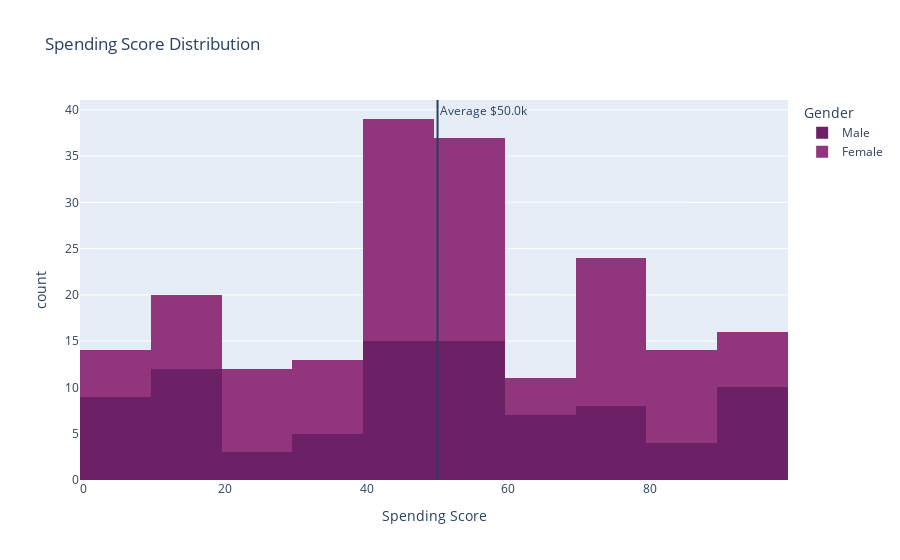

The code cell stored with this chart in its notebook:
### Code cell
avg_cost = clean_data['Spending Score'].mean().round(0)

fig = px.histogram(
    clean_data, 
    x = 'Spending Score',
    color='Gender',
    # labels={'comb08': "Annual Fuel Cost"},
    nbins=10,
    title='Spending Score Distribution',
    color_discrete_sequence=px.colors.sequential.Magenta_r,
)
fig.add_vline(
    x = avg_cost,
    annotation_text = f'Average ${avg_cost}k'
)
fig.show()

### Figure 1 — Plotly figure (JSON) as saved in the notebook; plotly's stock layout.template omitted (floating-point values rounded to 4 significant figures)
{"data": [{"alignmentgroup": "True", "bingroup": "x", "hovertemplate": "Gender=Male<br>Spending Score=%{x}<br>count=%{y}<extra></extra>", "legendgroup": "Male", "marker": {"color": "rgb(108, 33, 103)", "pattern": {"shape": ""}}, "name": "Male", "nbinsx": 10, "offsetgroup": "Male", "orientation": "v", "showlegend": true, "type": "histogram", "x": [39, 81, 3, 14, 13, 79, 66, 29, 35, 73, 73, 82, 61, 4, 4, 92, 92, 36, 60, 60, 41, 46, 46, 56, 55, 51, 59, 59, 55, 47, 54, 48, 51, 55, 41, 46, 41, 49, 52, 42, 49, 59, 55, 56, 46, 43, 48, 52, 46, 56, 91, 35, 95, 11, 75, 9, 75, 5, 73, 10, 93, 12, 97, 36, 90, 17, 88, 1, 1, 5, 26, 20, 63, 13, 75, 10, 92, 15, 69, 14, 90, 15, 97, 68, 8, 74, 18, 83], "xaxis": "x", "yaxis": "y"}, {"alignmentgroup": "True", "bingroup": "x", "hovertemplate": "Gender=Female<br>Spending Score=%{x}<br>count=%{y}<extra></extra>", "legendgroup": "Female", "marker": {"color": "rgb(145, 53, 125)", "pattern": {"shape": ""}}, "name": "Female", "nbinsx": 10, "offsetgroup": "Female", "orientation": "v", "showlegend": true, "type": "histogram", "x": [6, 77, 40, 76, 6, 94, 72, 99, 15, 77, 35, 98, 5, 14, 32, 31, 87, 73, 14, 81, 17, 73, 26, 75, 35, 61, 28, 65, 55, 47, 42, 42, 52, 54, 45, 50, 51, 52, 59, 50, 48, 47, 42, 49, 56, 53, 52, 42, 44, 57, 58, 55, 60, 46, 55, 40, 42, 47, 50, 41, 48, 42, 50, 54, 42, 48, 50, 43, 59, 43, 57, 40, 58, 29, 77, 34, 71, 88, 7, 72, 5, 40, 87, 74, 22, 20, 76, 16, 89, 78, 73, 35, 83, 93, 75, 95, 27, 13, 86, 32, 86, 88, 39, 24, 17, 85, 23, 69, 91, 16, 79, 28], "xaxis": "x", "yaxis": "y"}], "layout": {"annotations": [{"showarrow": false, "text": "Average $50.0k", "x": 50, "xanchor": "left", "xref": "x", "y": 1, "yanchor": "top", "yref": "y domain"}], "autosize": true, "barmode": "relative", "legend": {"title": {"text": "Gender"}, "tracegroupgap": 0}, "shapes": [{"type": "line", "x0": 50, "x1": 50, "xref": "x", "y0": 0, "y1": 1, "yref": "y domain"}], "title": {"text": "Spending Score Distribution"}, "xaxis": {"anchor": "y", "autorange": true, "domain": [0, 1], "range": [-0.5, 99.5], "title": {"text": "Spending Score"}, "type": "linear"}, "yaxis": {"anchor": "x", "autorange": true, "domain": [0, 1], "range": [0, 41.05], "title": {"text": "count"}}}}
